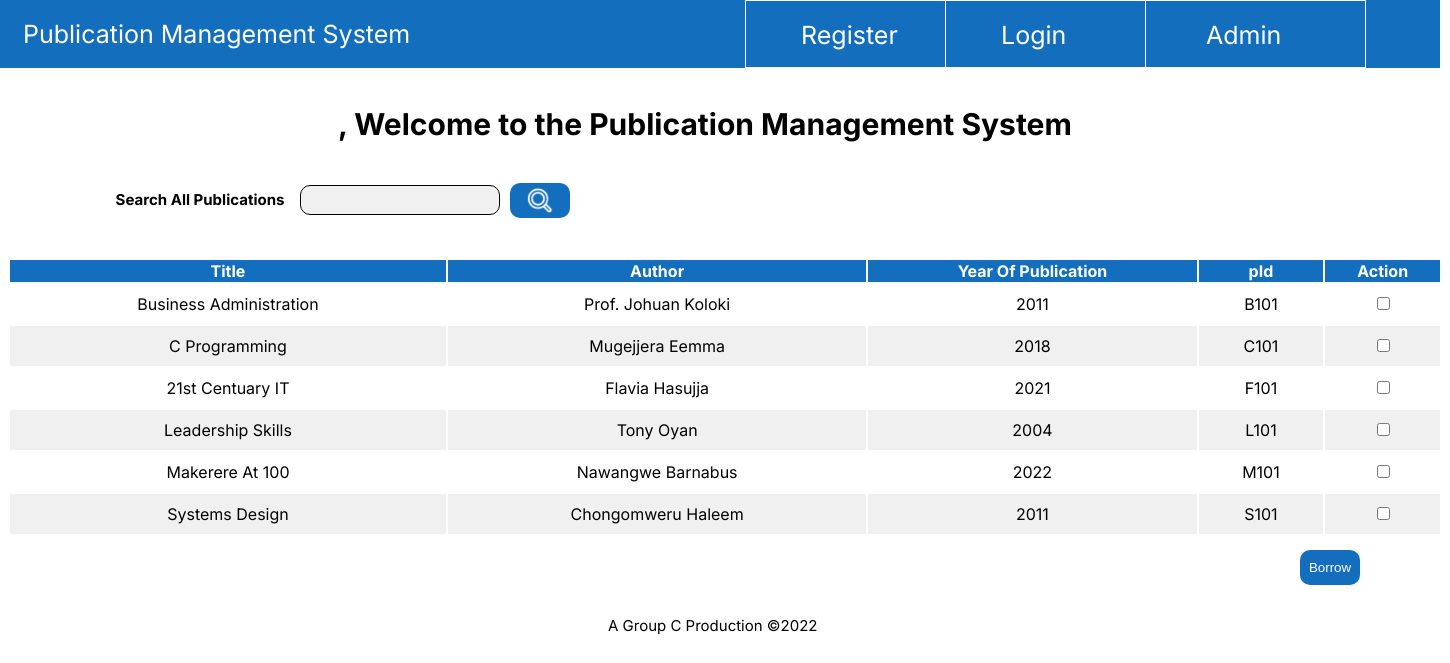
The page / on the database its author committed.
### tables this page shows
CREATE TABLE `Publisher` (
  `pId` varchar(25) NOT NULL,
  `title` varchar(50) NOT NULL,
  `author` varchar(50) NOT NULL,
  `yop` int(4) NOT NULL
);

### index.php (the view, shortened to what this page needs)
<?php
include 'core.php';
$sql = "SELECT * from Publisher";
$result=$conn->prepare($sql);
$result->execute();
?>
<!DOCTYPE html>
<html lang="en">
<head>
    <link rel="stylesheet" href="index.css">
</head>
<body>
    <div class="indexContainer">
        <ul>
            <li class="mainTitleIndex">Publication Management System</li>
            <div class="linkBox1">
                <a href="pms.php">
                    <li class="linkText1">Register</li>
                </a>
            </div>
            <div class="linkBox2">
                <a href="signin.php">
                    <li class="linkText2">Login</li>
                </a>
            </div>
            <div class="linkBox3"> </a>
                <a href="adminlogin.php">
                    <li class="linkText3">Admin</li>
                </a>
            </div>
        </ul>
    </div>
    <h1>
        <?php if (isset($_SESSION['username'])) { echo $_SESSION['username'];
        }?>, Welcome to the Publication Management System</h1>
    <h3>Search All Publications</h3>
    <form action="search.php" method="post">
        <input type="text" name="searchbox" class="search">
        <input type="submit" value="" id="searchButton" name="search">
    </form>
    <div>
        <form method="post" action="core.php">
            <table class="indexTable">
                <thead>
                    <tr>
                        <th>Title</th>
                        <th>Author</th>
                        <th>Year Of Publication</th>
                        <th>pId</th>
                        <th>Action</th>
                    </tr>
                </thead>
                <tbody>
                    <?php while ($list=$result->fetch(PDO::FETCH_ASSOC)) { ?>
                    <tr>
                        <td>
                            <?php echo $list['title']; ?>
                        </td>
                        <td>
                            <?php echo $list['author']; ?>
                        </td>
                        <td>
                            <?php echo $list['yop']; ?>
                        </td>
                        <td>
                            <?php echo $list['pId']; ?>
                        </td>
                        <td>
                            <input type="checkbox" name="checkbox[]" value="<?php echo $list['pId']; ?>">
                        </td>
                    </tr>
                    <?php } ?>
                </tbody>
            </table>
            <button type="submit" id="borrowButton" name="borrow">Borrow</button>
        </form>
    </div>
    <footer>A Group C Production ©2022</footer>
</body>
</html>

### index.css (style rules this page uses)
a { text-decoration: none; }
body { overflow-y: hidden; overflow-x: hidden; }
.indexContainer { position: absolute; width: 1440px; height: 68px; left: 0px; top: 0px; background: #146EBE; }
.mainTitleIndex { list-style-type: none; position: absolute; width: 400px; height: 54px; left: 23px; top: 7px; font-family: 'Inter'; font-style: normal; font-weight: 400; font-size: 25px; line-height: 54px; color: #FFFFFF; }
.linkBox1 { box-sizing: border-box; position: absolute; width: 221px; height: 68px; left: 745px; top: 0px; background: #146EBE; border: 1px solid #FFFFFF; }
.linkText1 { list-style-type: none; width: 132px; height: 39px; left: 1113px; top: 27px; padding-left: 55px; padding-top: 15px; font-family: 'Inter'; font-style: normal; font-weight: 400; font-size: 25px; line-height: 39px; color: #FFFFFF; }
.linkBox2 { box-sizing: border-box; position: absolute; width: 221px; height: 68px; left: 945px; top: 0px; background: #146EBE; border: 1px solid #FFFFFF; }
.linkText2 { list-style-type: none; width: 87px; height: 39px; left: 1355px; top: 27px; padding-left: 55px; padding-top: 15px; font-family: 'Inter'; font-style: normal; font-weight: 400; font-size: 25px; line-height: 39px; color: #FFFFFF; }
.linkBox3 { box-sizing: border-box; position: absolute; width: 221px; height: 68px; left: 1145px; top: 0px; background: #146EBE; border: 1px solid #FFFFFF; }
.linkText3 { list-style-type: none; width: 102px; height: 39px; left: 1555px; top: 27px; padding-left: 60px; padding-top: 15px; font-family: 'Inter'; font-style: normal; font-weight: 400; font-size: 25px; line-height: 39px; color: #FFFFFF; }
h1 { position: absolute; width: 1052px; height: 48px; left: 338px; top: 80px; font-family: 'Inter'; font-style: normal; font-weight: 700; font-size: 30px; line-height: 48px; color: #000000; }
h3 { position: absolute; width: 296px; height: 29px; left: 52px; top: 170px; font-family: 'Inter'; font-style: normal; font-weight: 700; font-size: 15px; line-height: 29px; text-align: center; color: #000000; }
.search { box-sizing: border-box; position: absolute; width: 200px; height: 30px; left: 300px; top: 185px; background: #F0F0F0; border: 1px solid #000000; border-radius: 10px; }
#searchButton { position: absolute; width: 60px; height: 35px; left: 510px; top: 183px; background: #146EBE; border-radius: 10px; border-color: #146EBE; border-width: 0; background-image: url(search_icon.png); background-repeat: no-repeat; background-position: center center; background-size: 30px; }
#borrowButton { background-color: #146EBE; border-radius: 10px; border-width: 0; color: white; position: absolute; width: 60px; height: 35px; left: 1300px; top: 550px; }
.indexTable { padding-top: 250px; width: 100%; font-family: 'Inter'; }
td { padding: 10px; text-align: center; }
tr:nth-child(even) { background-color: #F0F0F0; }
th { background-color: #146EBE; color: white; }
footer { width: 348px; height: 30px; left: 690px; top: 1052px; padding-top: 75px; padding-left: 600px; font-family: 'Inter'; font-style: normal; font-weight: 400; font-size: 15px; line-height: 30px; color: #000000; }

### rows shown on the page
publisher: title "Business Administration", author "Prof. Johuan Koloki", yop "2011", pId "B101"
publisher: title "C Programming", author "Mugejjera Eemma", yop "2018", pId "C101"
publisher: title "21st Centuary IT", author "Flavia Hasujja", yop "2021", pId "F101"
publisher: title "Leadership Skills", author "Tony Oyan", yop "2004", pId "L101"
publisher: title "Makerere At 100", author "Nawangwe Barnabus", yop "2022", pId "M101"
publisher: title "Systems Design", author "Chongomweru Haleem", yop "2011", pId "S101"
